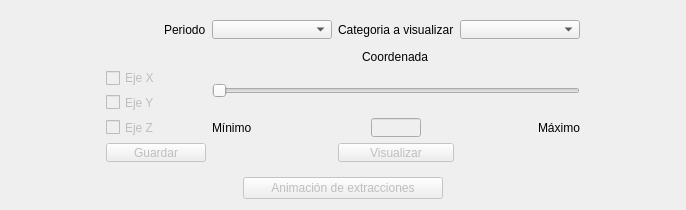
                 <widget class="QWidget" name="dimension2">
                  <property name="enabled">
                   <bool>true</bool>
                  </property>
                  <property name="sizePolicy">
                   <sizepolicy hsizetype="Expanding" vsizetype="Expanding">
                    <horstretch>0</horstretch>
                    <verstretch>0</verstretch>
                   </sizepolicy>
                  </property>
                  <attribute name="title">
                   <string>Vista 2D</string>
                  </attribute>
                  <layout class="QGridLayout" name="gridLayout_13">
                   <item row="0" column="0">
                    <layout class="QGridLayout" name="gridLayout_7">
                     <item row="2" column="1" alignment="Qt::AlignHCenter">
                      <widget class="QPushButton" name="gif">
                       <property name="enabled">
                        <bool>false</bool>
                       </property>
                       <property name="sizePolicy">
                        <sizepolicy hsizetype="Fixed" vsizetype="Fixed">
                         <horstretch>0</horstretch>
                         <verstretch>0</verstretch>
                        </sizepolicy>
                       </property>
                       <property name="minimumSize">
                        <size>
                         <width>200</width>
                         <height>0</height>
                        </size>
                       </property>
                       <property name="text">
                        <string>Animación de extracciones</string>
                       </property>
                      </widget>
                     </item>
                     <item row="0" column="2">
                      <spacer name="horizontalSpacer_2">
                       <property name="orientation">
                        <enum>Qt::Horizontal</enum>
                       </property>
                       <property name="sizeType">
                        <enum>QSizePolicy::Preferred</enum>
                       </property>
                       <property name="sizeHint" stdset="0">
                        <size>
                         <width>80</width>
                         <height>20</height>
                        </size>
                       </property>
                      </spacer>
                     </item>
                     <item row="1" column="0" colspan="3">
                      <layout class="QHBoxLayout" name="graphlayout2d">
                       <property name="spacing">
                        <number>6</number>
                       </property>
                      </layout>
                     </item>
                     <item row="0" column="1">
                      <widget class="QWidget" name="inputgraph2d" native="true">
                       <property name="sizePolicy">
                        <sizepolicy hsizetype="Expanding" vsizetype="Expanding">
                         <horstretch>0</horstretch>
                         <verstretch>0</verstretch>
                        </sizepolicy>
                       </property>
                       <property name="maximumSize">
                        <size>
                         <width>16777215</width>
                         <height>160</height>
                        </size>
                       </property>
                       <layout class="QGridLayout" name="gridLayout">
                        <property name="sizeConstraint">
                         <enum>QLayout::SetDefaultConstraint</enum>
                        </property>
                        <item row="2" column="1" colspan="4">
                         <spacer name="verticalSpacer_6">
                          <property name="orientation">
                           <enum>Qt::Vertical</enum>
                          </property>
                          <property name="sizeType">
                           <enum>QSizePolicy::Fixed</enum>
                          </property>
                          <property name="sizeHint" stdset="0">
                           <size>
                            <width>20</width>
                            <height>5</height>
                           </size>
                          </property>
                         </spacer>
                        </item>
                        <item row="1" column="4" alignment="Qt::AlignLeft">
                         <widget class="QComboBox" name="cat">
                          <property name="sizePolicy">
                           <sizepolicy hsizetype="Preferred" vsizetype="Fixed">
                            <horstretch>0</horstretch>
                            <verstretch>0</verstretch>
                           </sizepolicy>
                          </property>
                          <property name="minimumSize">
                           <size>
                            <width>120</width>
                            <height>0</height>
                           </size>
                          </property>
                          <property name="maximumSize">
                           <size>
                            <width>200</width>
                            <height>16777215</height>
                           </size>
                          </property>
                         </widget>
                        </item>
                        <item row="1" column="2" alignment="Qt::AlignLeft">
                         <widget class="QComboBox" name="extrbox">
                          <property name="minimumSize">
                           <size>
                            <width>120</width>
                            <height>0</height>
                           </size>
                          </property>
                          <property name="maximumSize">
                           <size>
                            <width>200</width>
                            <height>16777215</height>
                           </size>
                          </property>
                         </widget>
                        </item>
                        <item row="7" column="3">
                         <widget class="QPushButton" name="grapher">
                          <property name="enabled">
                           <bool>false</bool>
                          </property>
                          <property name="maximumSize">
                           <size>
                            <width>200</width>
                            <height>22</height>
                           </size>
                          </property>
                          <property name="text">
                           <string>Visualizar</string>
                          </property>
                         </widget>
                        </item>
                        <item row="6" column="3" alignment="Qt::AlignHCenter">
                         <widget class="QLineEdit" name="update_axe">
                          <property name="enabled">
                           <bool>false</bool>
                          </property>
                          <property name="maximumSize">
                           <size>
                            <width>50</width>
                            <height>16777215</height>
                           </size>
                          </property>
                          <property name="layoutDirection">
                           <enum>Qt::LeftToRight</enum>
                          </property>
                          <property name="alignment">
                           <set>Qt::AlignCenter</set>
                          </property>
                         </widget>
                        </item>
                        <item row="6" column="2">
                         <widget class="QLabel" name="mincut">
                          <property name="text">
                           <string>Mínimo</string>
                          </property>
                         </widget>
                        </item>
                        <item row="3" column="3" alignment="Qt::AlignHCenter|Qt::AlignVCenter">
                         <widget class="QLabel" name="coord">
                          <property name="minimumSize">
                           <size>
                            <width>59</width>
                            <height>13</height>
                           </size>
                          </property>
                          <property name="text">
                           <string>Coordenada</string>
                          </property>
                         </widget>
                        </item>
                        <item row="4" column="2" rowspan="2" colspan="3">
                         <widget class="QSlider" name="corte">
                          <property name="enabled">
                           <bool>false</bool>
                          </property>
                          <property name="singleStep">
                           <number>2</number>
                          </property>
                          <property name="value">
                           <number>0</number>
                          </property>
                          <property name="orientation">
                           <enum>Qt::Horizontal</enum>
                          </property>
                         </widget>
                        </item>
                        <item row="6" column="4" alignment="Qt::AlignRight">
                         <widget class="QLabel" name="maxcut">
                          <property name="text">
                           <string>Máximo</string>
                          </property>
                         </widget>
                        </item>
                        <item row="1" column="1" alignment="Qt::AlignRight">
                         <widget class="QLabel" name="label_11">
                          <property name="text">
                           <string>Periodo</string>
                          </property>
                         </widget>
                        </item>
                        <item row="1" column="3" alignment="Qt::AlignRight">
                         <widget class="QLabel" name="label_14">
                          <property name="text">
                           <string>Categoria a visualizar</string>
                          </property>
                         </widget>
                        </item>
                        <item row="5" column="1">
                         <widget class="QCheckBox" name="graphy">
                          <property name="enabled">
                           <bool>false</bool>
                          </property>
                          <property name="text">
                           <string>Eje Y</string>
                          </property>
                         </widget>
                        </item>
                        <item row="4" column="1">
                         <widget class="QCheckBox" name="graphx">
                          <property name="enabled">
                           <bool>false</bool>
                          </property>
                          <property name="text">
                           <string>Eje X</string>
                          </property>
                         </widget>
                        </item>
                        <item row="6" column="1">
                         <widget class="QCheckBox" name="graphz">
                          <property name="enabled">
                           <bool>false</bool>
                          </property>
                          <property name="text">
                           <string>Eje Z</string>
                          </property>
                         </widget>
                        </item>
                        <item row="7" column="1">
                         <widget class="QPushButton" name="save_graph_axe">
                          <property name="enabled">
                           <bool>false</bool>
                          </property>
                          <property name="minimumSize">
                           <size>
                            <width>100</width>
                            <height>0</height>
                           </size>
                          </property>
                          <property name="maximumSize">
                           <size>
                            <width>100</width>
                            <height>22</height>
                           </size>
                          </property>
                          <property name="text">
                           <string>Guardar</string>
                          </property>
                         </widget>
                        </item>
                       </layout>
                      </widget>
                     </item>
                     <item row="0" column="0">
                      <spacer name="horizontalSpacer_3">
                       <property name="orientation">
                        <enum>Qt::Horizontal</enum>
                       </property>
                       <property name="sizeType">
                        <enum>QSizePolicy::Preferred</enum>
                       </property>
                       <property name="sizeHint" stdset="0">
                        <size>
                         <width>80</width>
                         <height>20</height>
                        </size>
                       </property>
                      </spacer>
                     </item>
                    </layout>
                   </item>
                  </layout>
                 </widget>
